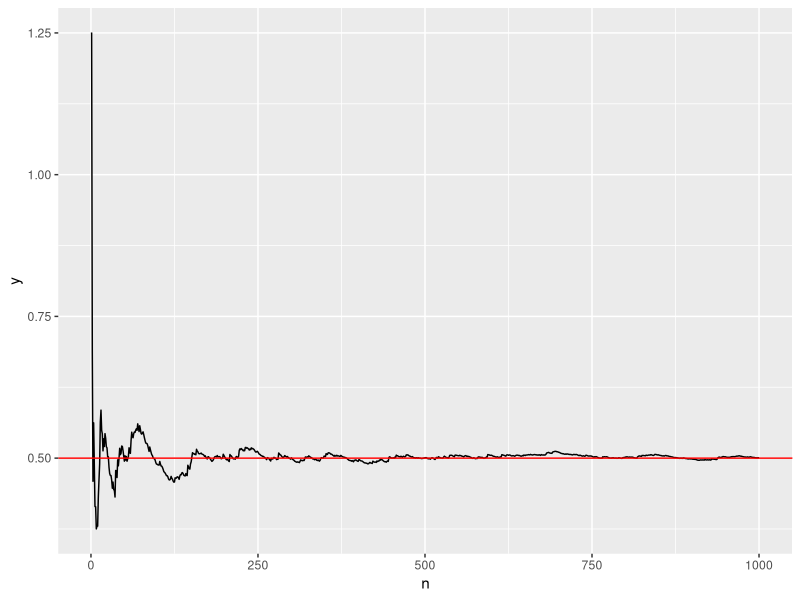
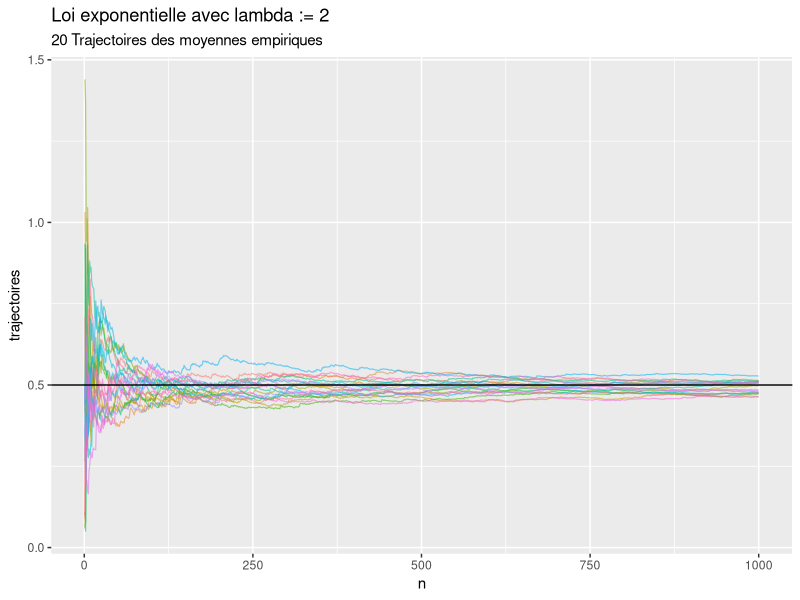
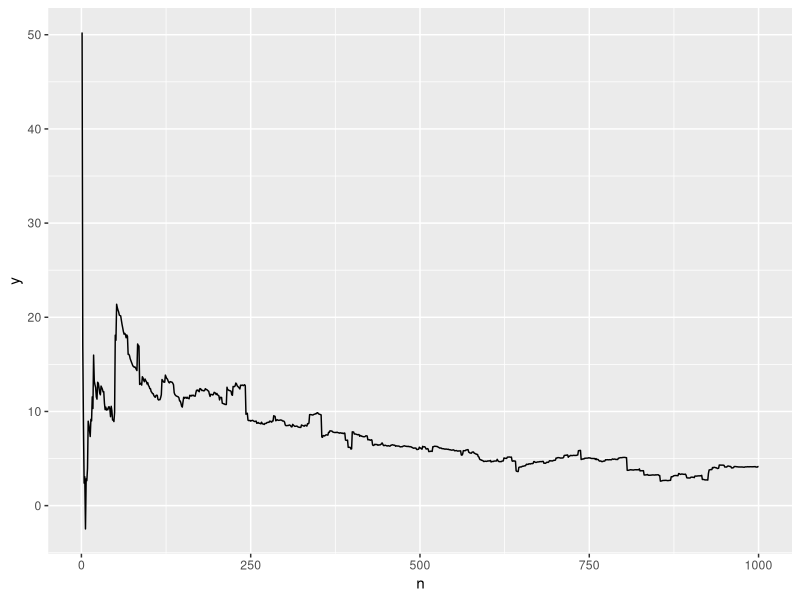
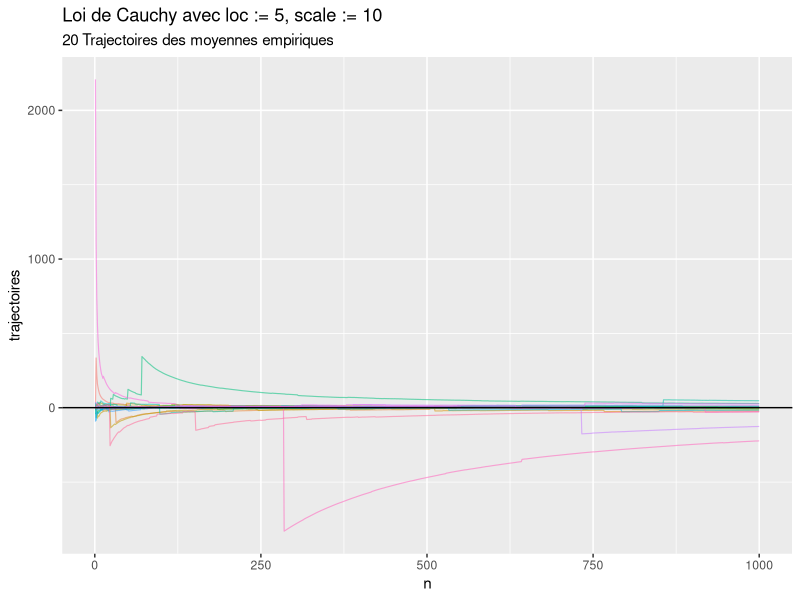
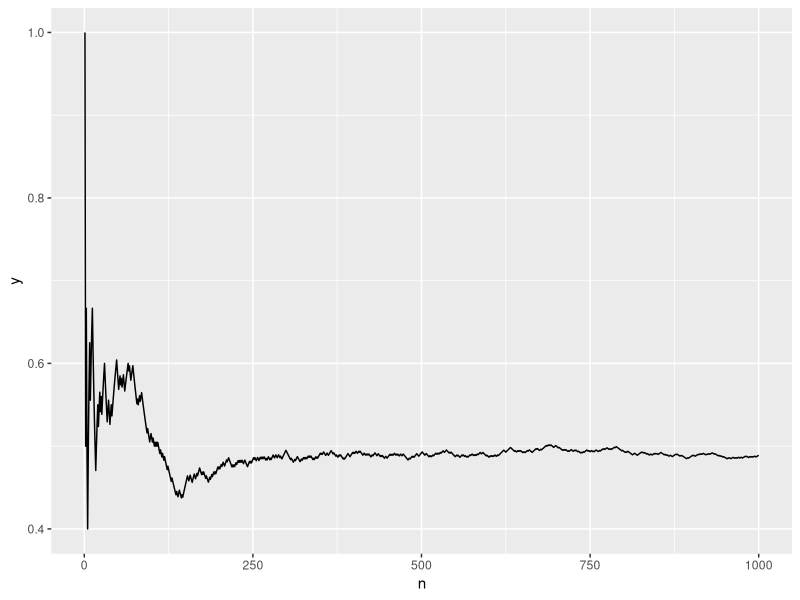
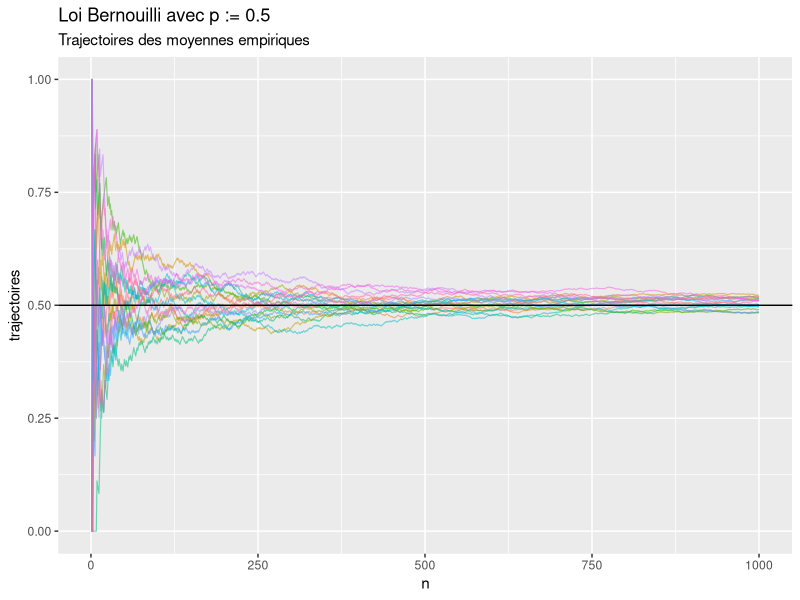
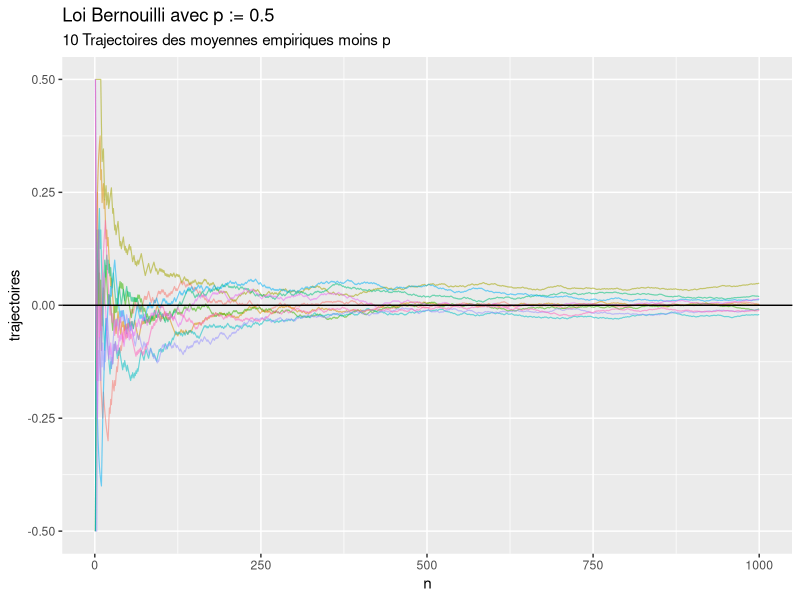
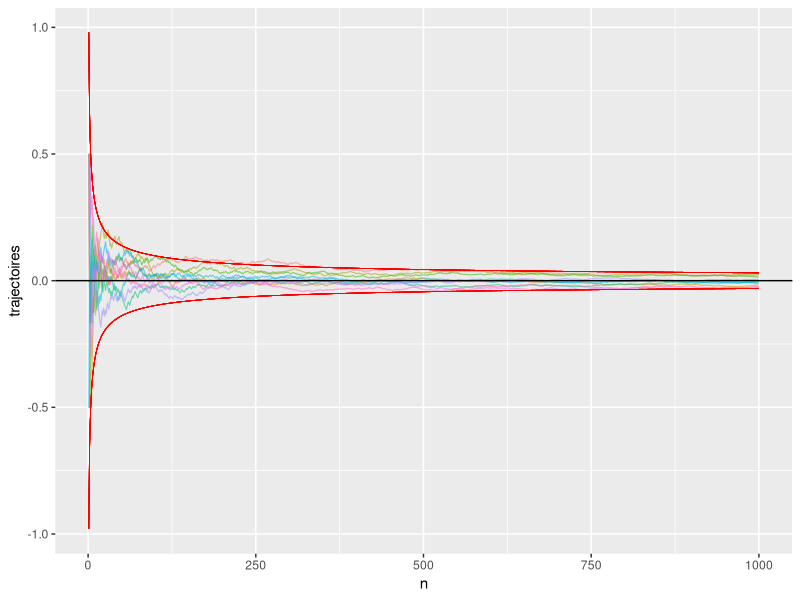

These figures' R source, in order:
## ---- chunk 1
library(tibble)
library(ggplot2)
library(tidyverse)
set.seed(1234) # For reproducible results
## ---- chunk 2
rate <- 2; n <- 1000

x <- rexp(n, rate)
## ---- chunk 3
moyenne_empiriques <- cumsum(x) / seq(n)
## ---- chunk 4
draw_traj <- function(f_sim, n_trials, n_traj, title = NULL, subtitle = NULL) {

    df <- tibble(n = seq(n_trials))

    for (i in seq(n_traj)) {
        sim <- f_sim(n_trials) # Call the simulation function, like rnorm(n, 0, 1)
        cum_avg <- cumsum(sim) / seq(n_trials)
        df <- df |> add_column(cum_avg, .name_repair = c("unique"))
    }

    df.long <- pivot_longer(df,
                            cols = !c(1), # Pivot everything BUT the first column
                            names_to = "data",
                            values_to = "traj")

    df.long |>
        ggplot(aes(n, traj, group = data)) +
        geom_line(aes(col = data, alpha = 1), size = 0.4) +
        theme(legend.position = "none") +
        labs(x = "n", y = "trajectoires", title = title, subtitle = subtitle) +
        geom_hline(yintercept = 0.5)

}

draw_traj_moins_p <- function(f_sim, n_trials, n_traj, p = 0.5, title = NULL, subtitle = NULL) {

    df <- tibble(n = seq(n_trials))

    for (i in seq(n_traj)) {
        sim <- f_sim(n_trials) # Call the simulation function, like rnorm(n, 0, 1)
        cum_avg <- cumsum(sim) / seq(n_trials)
        df <- df |> add_column(cum_avg - p, .name_repair = c("unique"))
    }

    df.long <- pivot_longer(df,
                            cols = !c(1), # Pivot everything BUT the first column
                            names_to = "data",
                            values_to = "traj")

    df.long |>
        ggplot(aes(n, traj, group = data)) +
        geom_line(aes(col = data, alpha = 1), size = 0.4) +
        theme(legend.position = "none") +
        labs(x = "n", y = "trajectoires", title = title, subtitle = subtitle) +
        geom_hline(yintercept = 0)

}
## ---- chunk 5
df <- tibble(n = seq(n), y = moyenne_empiriques)
df |> ggplot(aes(n, y)) + geom_line() + geom_hline(yintercept = 0.5, col = "red")
## ---- chunk 6
sim <- function(n) { rexp(n, 2) }
# draw_traj est une fonction que j'ai définie, montrée en fin de document
draw_traj(sim,
          n_trials = 1000,
          n_traj = 20,
          title = "Loi exponentielle avec lambda := 2",
          subtitle = "20 Trajectoires des moyennes empiriques")
## ---- chunk 7
loc   <- 5
scale <- 10
n     <- 1000

cauch <- rcauchy(n, loc, scale)
moyenne_empiriques <- cumsum(cauch) / seq(n)

df.cauchy <- tibble(n = seq(n), y = moyenne_empiriques)
df.cauchy |> ggplot(aes(n, y)) + geom_line()
## ---- chunk 8
sim <- function(n) { rcauchy(n, loc, scale) }
draw_traj(sim,
          n_trials = 1000,
          n_traj = 20,
          "Loi de Cauchy avec loc := 5, scale := 10",
          "20 Trajectoires des moyennes empiriques")
## ---- chunk 9
n <- 1000
p <- 0.5

bern <- rbinom(n, size = 1, prob = p)
moyenne_empiriques <- cumsum(bern) / seq(n)

df.bern <- tibble(n = seq(n), y = moyenne_empiriques)
df.bern |> ggplot(aes(n, y)) + geom_line()
## ---- chunk 10
sim <- function(n) { rbinom(n, size = 1, prob = p) }
draw_traj(sim,
          n_trials = 1000,
          n_traj = 20,
          title = "Loi Bernouilli avec p := 0.5",
          subtitle = "Trajectoires des moyennes empiriques")
## ---- chunk 11
p <- 0.5

sim <- function(n) { rbinom(n, size = 1, prob = p) }
draw_traj_moins_p(sim, 1000, 10, p, "Loi Bernouilli avec p := 0.5",
                                    "10 Trajectoires des moyennes empiriques moins p")
## ---- chunk 12
p <- 0.5
sqrt_pq_95 <- 1.96 * sqrt(p * (1 - p))
n <- 1000

fn_b <- function(n) { sqrt_pq_95 / sqrt(n) }
fn_c <- function(n) { sqrt_pq_95 / n }
fn_d <- function(n) { sqrt_pq_95 / log(n) }

draw_traj_moins_p(sim, n, 10, p) +
    geom_line(aes(x = n, y = fn_b(n)), col = "red", size = 0.25) +
    geom_line(aes(x = n, y = -fn_b(n)), col = "red", size = 0.25)
## ---- chunk 13
draw_traj_moins_p(sim, n, 10, p) +
    geom_line(aes(x = n, y = fn_c(n)), col = "green", size = 0.25) +
    geom_line(aes(x = n, y = -fn_c(n)), col = "green", size = 0.25)
## ---- chunk 14
draw_traj_moins_p(sim, n, 10, p) +
    geom_line(aes(x = n, y = fn_d(n)), col = "blue", size = 0.25) +
    geom_line(aes(x = n, y = -fn_d(n)), col = "blue", size = 0.25)
